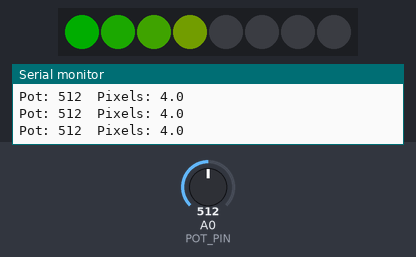
The sketch below on a simulated Arduino Uno, built with avr-gcc and run on an emulated ATmega328P. On the bench: 8 RGB LEDs in strip order, left to right, the last lines printed to the serial monitor. Inputs (shaded band) come from the test bench; at power-on: A0 (POT_PIN) = 512. Dim RGB values are drawn brighter than linear.

Above: at 1.2 s.
1.3 s: A0 (POT_PIN) set to 6
At 2.5 s:
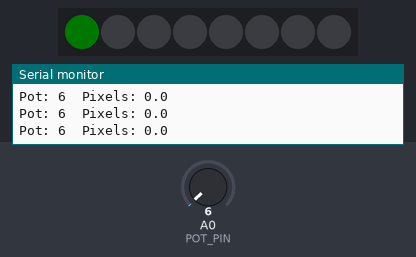
2.8 s: A0 (POT_PIN) set to 716
At 3.2 s:
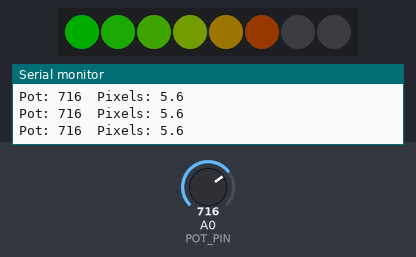
4.3 s: A0 (POT_PIN) set to 0
At 4.6 s:
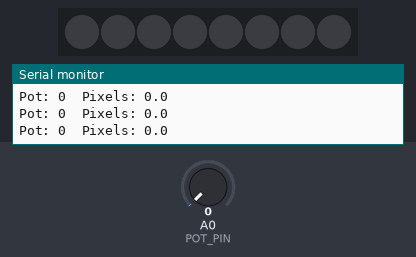
5.8 s: A0 (POT_PIN) set to 900
At 7.2 s:
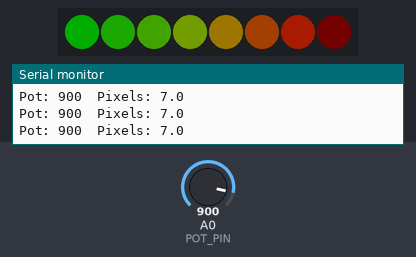
Timing chart, 0 to 8.3 s (numbered marks = the images above; inputs shaded):
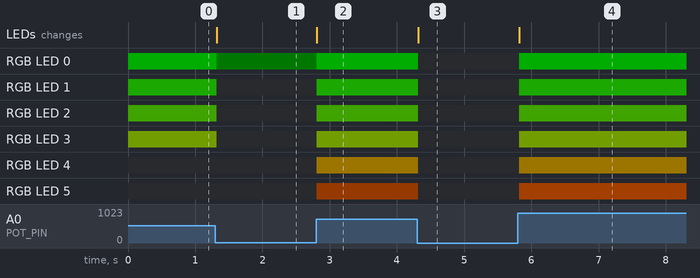

The sketch:

NeoPixel_Gauge.ino
```cpp
// Arduino Uno - NeoPixel Gauge
// A0 핀 가변저항 값에 따라 네오픽셀 8구를 게이지처럼 채움
// 채워지는 색은 초록 → 노랑 → 빨강 순서, 마지막 칸은 밝기로 중간값까지 표현
// 필요한 라이브러리: Adafruit NeoPixel (라이브러리 매니저에서 설치)
//
// [회로]
// 가변저항: 바깥 다리 → 5V, 가운데 다리 → A0, 다른 바깥 다리 → GND
// 네오픽셀: DIN → 10번 핀,  5V → 5V,  GND → GND

#include <Adafruit_NeoPixel.h>

const int POT_PIN = A0;
const int PIXEL_PIN = 10;
const int NUM_PIXELS = 8;
const int BRIGHTNESS = 50;               // 전체 밝기 (0 ~ 255), USB 전원이면 낮게 유지

Adafruit_NeoPixel strip(NUM_PIXELS, PIXEL_PIN, NEO_GRB + NEO_KHZ800);

void setup() {
  strip.begin();
  strip.setBrightness(BRIGHTNESS);
  strip.show();                          // 시작할 때 모두 끄기

  Serial.begin(9600);                    // 시리얼 통신 시작 (9600bps)
}

// i번째 칸의 색: 앞쪽은 초록, 가운데는 노랑, 끝은 빨강
uint32_t gaugeColor(int i) {
  int red = map(i, 0, NUM_PIXELS - 1, 0, 255);
  int green = 255 - red;
  return strip.Color(red, green, 0);
}

void loop() {
  int potValue = analogRead(POT_PIN);                    // 0 ~ 1023 값 읽기
  long level = map(potValue, 0, 1023, 0, NUM_PIXELS * 255); // 0 ~ 8칸을 255단계로 쪼갠 값

  for (int i = 0; i < NUM_PIXELS; i++) {
    long fill = level - i * 255L;        // 이 칸이 얼마나 찼는지
    fill = constrain(fill, 0, 255);

    // 꽉 찬 칸은 원래 색, 반쯤 찬 칸은 그만큼 어둡게, 빈 칸은 끔
    uint32_t color = gaugeColor(i);
    uint8_t r = (uint8_t)(color >> 16) * fill / 255;
    uint8_t g = (uint8_t)(color >> 8) * fill / 255;
    uint8_t b = (uint8_t)color * fill / 255;
    strip.setPixelColor(i, r, g, b);
  }
  strip.show();

  Serial.print("Pot: ");
  Serial.print(potValue);
  Serial.print("  Pixels: ");
  Serial.println(level / 255.0, 1);      // 몇 칸 찼는지 (소수점 한 자리)

  delay(20);
}
```

Measured:
- after the input at 1.3 s, RGB LED 0: RGB(0, 50, 0) → RGB(0, 2, 0) at once; RGB LED 1: RGB(7, 43, 0) → off at once; RGB LED 2: RGB(14, 36, 0) → off at once; RGB LED 3: RGB(21, 29, 0) → off at once; the LEDs: change at once (image 1)
- after the input at 2.8 s, RGB LED 0: RGB(0, 2, 0) → RGB(0, 50, 0) at once; RGB LED 1: off → RGB(7, 43, 0) at once; RGB LED 2: off → RGB(14, 36, 0) at once; RGB LED 3: off → RGB(21, 29, 0) at once; RGB LED 4: off → RGB(28, 21, 0) at once; the LEDs: change at once (image 2)
- after the input at 4.3 s, RGB LED 0: RGB(0, 50, 0) → off at once; RGB LED 1: RGB(7, 43, 0) → off at once; RGB LED 2: RGB(14, 36, 0) → off at once; RGB LED 3: RGB(21, 29, 0) → off at once; RGB LED 4: RGB(28, 21, 0) → off at once; the LEDs: change at once (image 3)
- after the input at 5.8 s, RGB LED 0: off → RGB(0, 50, 0) at once; RGB LED 1: off → RGB(7, 43, 0) at once; RGB LED 2: off → RGB(14, 36, 0) at once; RGB LED 3: off → RGB(21, 29, 0) at once; RGB LED 4: off → RGB(28, 21, 0) at once; the LEDs: change at once (image 4)
